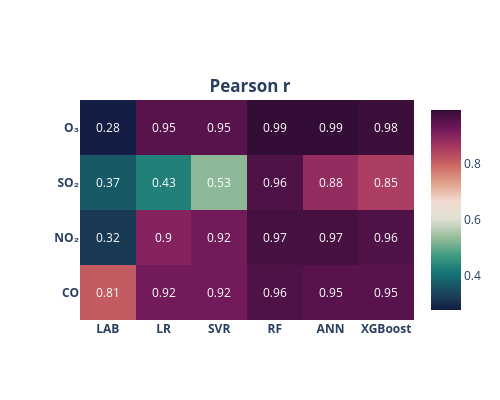

The code cell stored with this chart in its notebook:
### Code cell
import plotly.graph_objects as go
from functools import reduce
from itertools import product

z=[[Pearson_lab_CO,Pearson_lr_CO , Pearson_svr_CO, Pearson_rf_CO, Pearson_ann_CO,Pearson_xgb_CO], 
   [Pearson_lab_NO2,Pearson_lr_NO2 , Pearson_svr_NO2, Pearson_rf_NO2, Pearson_ann_NO2,Pearson_xgb_NO2], 
   [Pearson_lab_SO2,Pearson_lr_SO2 , Pearson_svr_SO2, Pearson_rf_SO2, Pearson_ann_SO2,Pearson_xgb_SO2],
  [Pearson_lab_O3,Pearson_lr_O3 , Pearson_svr_O3, Pearson_rf_O3, Pearson_ann_O3,Pearson_xgb_O3]]
x=['<b>LAB</b>', '<b>LR</b>', '<b>SVR</b>', '<b>RF</b>', '<b>ANN</b>','<b>XGBoost</b>']
y=['<b>CO</b>', '<b>NO2</b>'.translate(subscript), '<b>SO2</b>'.translate(subscript),'<b>O3</b>'.translate(subscript)]

def get_anno_text(z_value):
    annotations=[]
    a, b = len(z_value), len(z_value[0])
    flat_z = reduce(lambda x,y: x+y, z_value) # z_value.flat if you deal with numpy
    coords = product(range(a), range(b))
    for pos, elem in zip(coords, flat_z):
        annotations.append({'font': {'color': '#FFFFFF'},
                    'showarrow': False,
                    'text': str(elem),
                    'x': pos[1],
                    'y': pos[0]})
    return annotations

fig = go.Figure(data=go.Heatmap(
                   z=z,
                   x=x,
                   y=y,
                   hoverongaps = True, colorscale = "curl"))#matter#

fig.update_layout(title={'text': "<b>Pearson r</b>",
        'y':0.8,
        'x':0.5,
        'xanchor': 'center',
        'yanchor': 'top'},
    annotations = get_anno_text(z),
                 width=500,
height=400)
fig.show()

### Figure 1 — Plotly figure (JSON) as saved in the notebook; plotly's stock layout.template omitted (floating-point values rounded to 4 significant figures)
{"data": [{"colorscale": [[0, "rgb(20, 29, 67)"], [0.09091, "rgb(28, 72, 93)"], [0.1818, "rgb(18, 115, 117)"], [0.2727, "rgb(63, 156, 129)"], [0.3636, "rgb(153, 189, 156)"], [0.4545, "rgb(223, 225, 211)"], [0.5455, "rgb(241, 218, 206)"], [0.6364, "rgb(224, 160, 137)"], [0.7273, "rgb(203, 101, 99)"], [0.8182, "rgb(164, 54, 96)"], [0.9091, "rgb(111, 23, 91)"], [1, "rgb(51, 13, 53)"]], "hoverongaps": true, "type": "heatmap", "x": ["<b>LAB</b>", "<b>LR</b>", "<b>SVR</b>", "<b>RF</b>", "<b>ANN</b>", "<b>XGBoost</b>"], "y": ["<b>CO</b>", "<b>NO₂</b>", "<b>SO₂</b>", "<b>O₃</b>"], "z": [[0.81, 0.92, 0.92, 0.96, 0.95, 0.95], [0.32, 0.9, 0.92, 0.97, 0.97, 0.96], [0.37, 0.43, 0.53, 0.96, 0.88, 0.85], [0.28, 0.95, 0.95, 0.99, 0.99, 0.98]]}], "layout": {"annotations": [{"font": {"color": "#FFFFFF"}, "showarrow": false, "text": "0.81", "x": 0, "y": 0}, {"font": {"color": "#FFFFFF"}, "showarrow": false, "text": "0.92", "x": 1, "y": 0}, {"font": {"color": "#FFFFFF"}, "showarrow": false, "text": "0.92", "x": 2, "y": 0}, {"font": {"color": "#FFFFFF"}, "showarrow": false, "text": "0.96", "x": 3, "y": 0}, {"font": {"color": "#FFFFFF"}, "showarrow": false, "text": "0.95", "x": 4, "y": 0}, {"font": {"color": "#FFFFFF"}, "showarrow": false, "text": "0.95", "x": 5, "y": 0}, {"font": {"color": "#FFFFFF"}, "showarrow": false, "text": "0.32", "x": 0, "y": 1}, {"font": {"color": "#FFFFFF"}, "showarrow": false, "text": "0.9", "x": 1, "y": 1}, {"font": {"color": "#FFFFFF"}, "showarrow": false, "text": "0.92", "x": 2, "y": 1}, {"font": {"color": "#FFFFFF"}, "showarrow": false, "text": "0.97", "x": 3, "y": 1}, {"font": {"color": "#FFFFFF"}, "showarrow": false, "text": "0.97", "x": 4, "y": 1}, {"font": {"color": "#FFFFFF"}, "showarrow": false, "text": "0.96", "x": 5, "y": 1}, {"font": {"color": "#FFFFFF"}, "showarrow": false, "text": "0.37", "x": 0, "y": 2}, {"font": {"color": "#FFFFFF"}, "showarrow": false, "text": "0.43", "x": 1, "y": 2}, {"font": {"color": "#FFFFFF"}, "showarrow": false, "text": "0.53", "x": 2, "y": 2}, {"font": {"color": "#FFFFFF"}, "showarrow": false, "text": "0.96", "x": 3, "y": 2}, {"font": {"color": "#FFFFFF"}, "showarrow": false, "text": "0.88", "x": 4, "y": 2}, {"font": {"color": "#FFFFFF"}, "showarrow": false, "text": "0.85", "x": 5, "y": 2}, {"font": {"color": "#FFFFFF"}, "showarrow": false, "text": "0.28", "x": 0, "y": 3}, {"font": {"color": "#FFFFFF"}, "showarrow": false, "text": "0.95", "x": 1, "y": 3}, {"font": {"color": "#FFFFFF"}, "showarrow": false, "text": "0.95", "x": 2, "y": 3}, {"font": {"color": "#FFFFFF"}, "showarrow": false, "text": "0.99", "x": 3, "y": 3}, {"font": {"color": "#FFFFFF"}, "showarrow": false, "text": "0.99", "x": 4, "y": 3}, {"font": {"color": "#FFFFFF"}, "showarrow": false, "text": "0.98", "x": 5, "y": 3}], "height": 400, "title": {"text": "<b>Pearson r</b>", "x": 0.5, "xanchor": "center", "y": 0.8, "yanchor": "top"}, "width": 500}}
